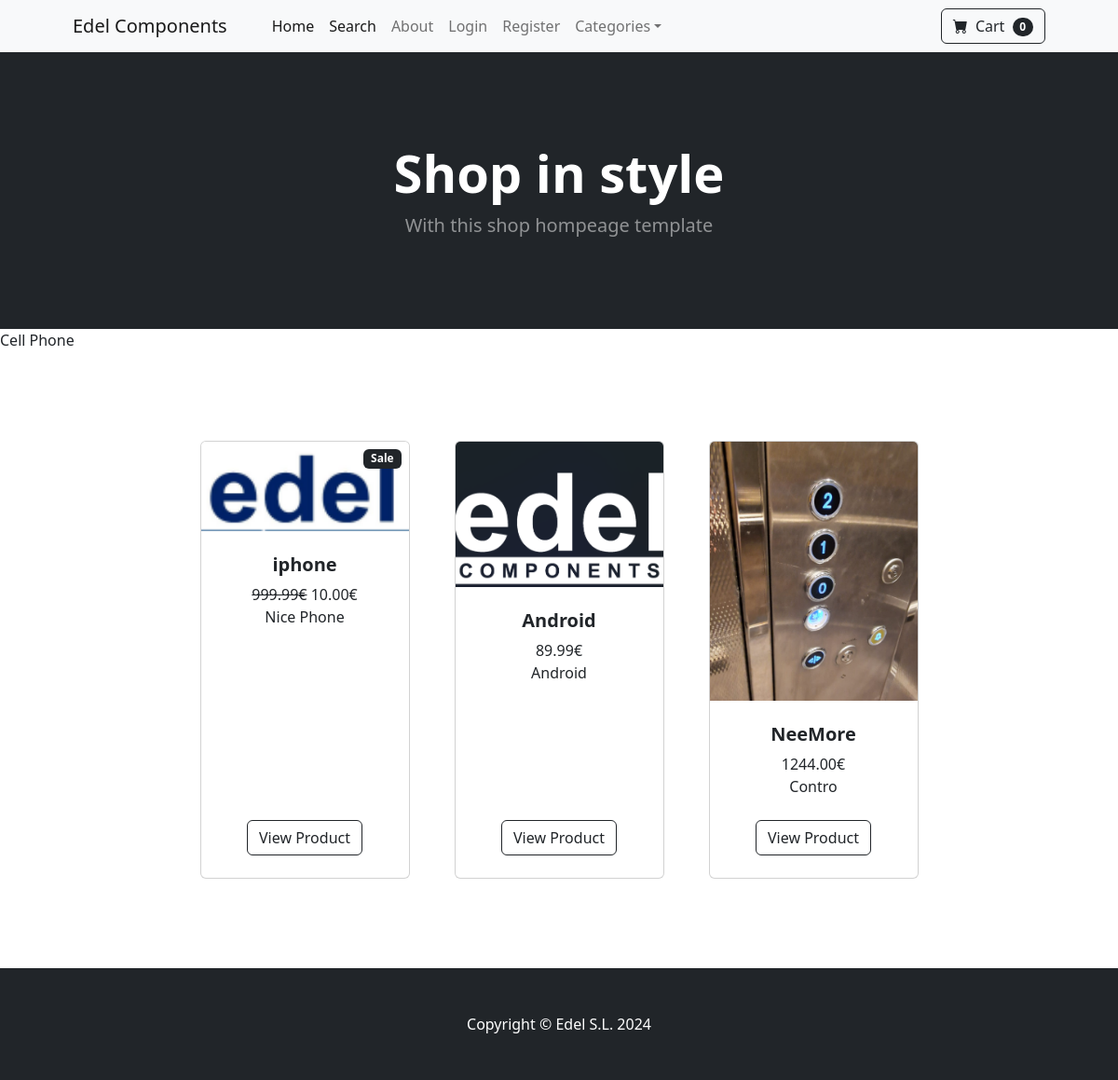
Page /category/Cell Phone on the committed database.
### store/models.py (models this page shows, shortened)
class Category(models.Model):
    name = models.CharField(max_length=50)
    def __str__(self):
        return self.name
    class Meta:
        verbose_name_plural = "Categories"

class Product(models.Model):
    name = models.CharField(max_length=100)
    price = models.DecimalField(default=0, decimal_places=2, max_digits=7)
    category = models.ForeignKey(Category, on_delete=models.CASCADE, default="", blank=True, null=True)
    description = models.CharField(max_length=250, default="", blank=True, null=True)
    media = models.ImageField(upload_to="uploads/product/")
    short_description = models.CharField(max_length=100, default="", blank=True, null=True)
    reference = models.CharField(max_length=100, default="", blank=True, null=True)
    manufacturer_reference = models.CharField(max_length=100, default="", blank=True, null=True)
    stock = models.IntegerField(default=0)
    min_order_qty = models.CharField(max_length=100, default="", blank=True, null=True)
    brand = models.CharField(max_length=100, default="", blank=True, null=True)
    hashtag = models.CharField(max_length=100, default="", blank=True, null=True)
    dimensions = models.CharField(max_length=100, default="", blank=True, null=True)
    url = models.CharField(max_length=100, default="", blank=True, null=True)
    title = models.CharField(max_length=100, default="", blank=True, null=True)
    visible = models.BooleanField(default=False)
    sale = models.BooleanField(default=False)
    sale_price = models.DecimalField(default=0, decimal_places=2, max_digits=7)

### store/views.py (the view)
# urls.py: path("category/<str:foo>", views.category, name="category"),
def category(request, foo):
    foo = foo.replace('-', ' ')
    try:
        category = Category.objects.get(name=foo)
        products = Product.objects.filter(category=category)
        return render(request, 'category.html', {'products':products, 'category':category})
    except:
        messages.success(request("That Category does not exist"))
        return redirect('home')

### cart/cart.py (called while the page is built)
    def __len__(self):
        return len(self.cart)

### cart/context_processors.py (called while the page is built)
def cart(request):
    return {'cart': Cart(request)}

### store/templates/category.html
{% extends 'base.html' %}
{% block content %}
{{ category }}
<section class="py-5">
    <div class="container px-4 px-lg-5 mt-5">
        <div class="row gx-4 gx-lg-5 row-cols-2 row-cols-md-3 row-cols-xl-4 justify-content-center">
            {% for product in products %}
            <div class="col mb-5">
                <div class="card h-100">
                    {% if product.sale %}
                    <div class="badge bg-dark text-white position-absolute" style="top:0.5rem; right: 0.5rem">Sale</div>
                    {% endif %}
                    <img class="card-img-top" src="{{ product.media.url }}" alt="..." />
                    <div class="card-body p-4">
                        <div class="text-center">
                            <h5 class="fw-bolder">{{ product.name }}</h5>
                            {% if product.sale %}
                                <strike>{{ product.price }}€</strike>
                                {{ product.sale_price }}€
                            {% else %}
                                {{ product.price }}€
                            {% endif %}
                            <br/ >
                            {{ product.description}}
                        </div>
                    </div>
                    <div class="card-footer p-4 pt-0 border-top-0 bg-transparent">
                        <div class="text-center"><a class="btn btn-outline-dark mt-auto" href="{% url 'product' product.id %}">View Product</a></div>
                    </div>
                </div>
            </div>
            {% endfor %}
        </div>
    </div>
</section>
{% endblock %}

### rows in the picture
Category: name "Cell Phone"
Product: sale "Sale", media (picture), name "iphone", price "999.99", sale_price "10.00", description "Nice Phone"
Product: media (picture), name "Android", price "89.99", description "Android"
Product: media (picture), name "NeeMore", price "1244.00", description "Contro"

### other values in the picture
{{ cart|length }} "0"
